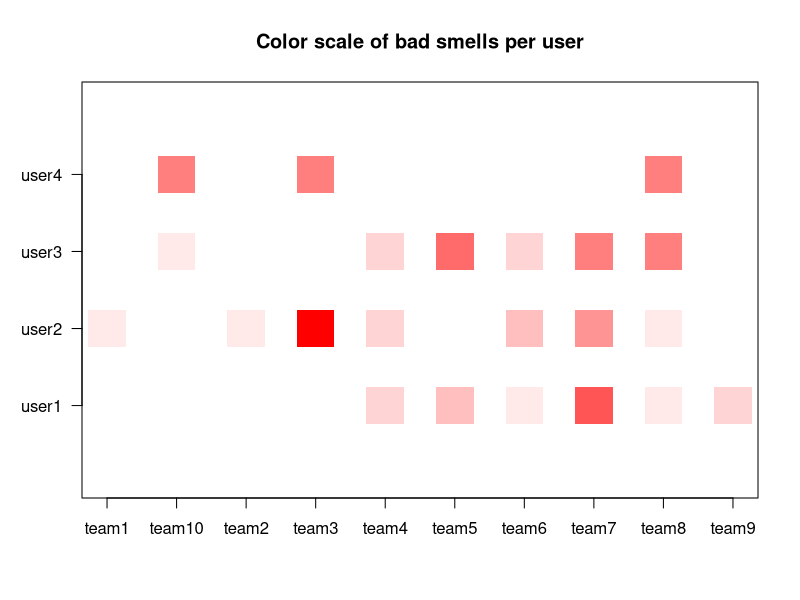

Generate this figure with R:
setwd('/Users/zubin/Documents/NCSU/Courses/CSC 510 - Software Engineering/Bad-Smells')

# bs1 - % commits
commits <- read.csv('commits.csv')
commits$created_at <- strptime(as.character(commits$created_at),format = "%Y-%m-%dT%H:%M:%SZ", tz="GMT")
commits$created_by <- as.character(commits$created_by)
x <- table(commits$created_by,commits$team)
for (i in 1:ncol(x)) {
    x[,i] <- x[,i]/sum(x[,i])
}
x[x==0.0] <- NA
x[x<0.10] <- 2
x[x<0.15] <- 1
x[x<1] <- 0

bad_smells <- x

# bs2 - 0 commits for more than x weeks

startTime <- strptime("2017-01-10 00:00:00 GMT", format = "%Y-%m-%d %H:%M:%S GMT")
endTime <- strptime("2017-05-05 00:00:00 GMT", format = "%Y-%m-%d %H:%M:%S GMT")
timeList <- c(startTime)
while(startTime<endTime) {
    startTime <- startTime + (7*24*60*60)
    timeList <- c(timeList,startTime)
}

commits$week <- NA
for (j in 1:nrow(commits)) {
commits$week[j] <- (function(x,y) {
    n <- length(y)
    return <- NA
    for (i in 1:n-1) {
        if (x>=y[i] && x<y[i+1]) {
            return <- i
        }
    }
    return
}) (commits$created_at[j],timeList) }

commits$week <- as.factor(commits$week)

for (team in unique(commits$team)) {
	for (user in unique(commits[commits$team==team,]$created_by)) {
		data <- commits[commits$team==team & commits$created_by==user,]
		if (length(unique(data$week))/length(timeList) < 0.15 ) {
			bad_smells[user,team] <- bad_smells[user,team] + 3
			
		} else if (length(unique(data$week))/length(timeList) < 0.2 ) {
			bad_smells[user,team] <- bad_smells[user,team] + 2
			
		} else if (length(unique(data$week))/length(timeList) < 0.25 ) {
			bad_smells[user,team] <- bad_smells[user,team] + 1
			
		} 
	}
}

# bs3 - Issues assigned per user (should be evenly distributed)
data = read.csv(file="issues.csv",head=TRUE,sep=",")
teams = unique(data$team)
totalUser = 0
ddf = data.frame(user=NA, team=NA)
issueAssignedList = list()
users = as.vector(c('user1','user2','user3','user4'))
usersIssueVector = vector()
for(i in 1:length(teams)){
  currTeamData = data[data[,"team"] == teams[[i]],]
  assignees = data[data[,"team"] == teams[[i]],]$assignees
  #users = unique(currTeamData$assignee)
  times = vector()
  for(k in 1:length(users)){
    if(users[k]==""||users[k]=="effat"||users[k]=="timm"){
      next
    }
    totalUser = totalUser + 1
    times[k] = 0
    for(j in 1:length(assignees)){
      if(grepl(users[k], assignees[[j]])){
        ddf = rbind(ddf, c(users[k], sprintf("team%d",i)))
      }
    }
  }
}

x <- table(ddf$user,ddf$team)
for (i in 1:ncol(x)) {
  de = 0;
  if(sum(x[,i])>de){
    de = sum(x[,i])
  }
  x[,i] <- x[,i]/de
  
}
x[x==0.0] <- NA
x[x<0.15] <- 2
x[x<0.2] <- 1
x[x<1] <- 0
x["user1","team5"] = 2

bad_smells <- bad_smells + x

# bs4 - %   of   issues   createdless than threshold
data = read.csv(file="issues.csv",head=TRUE,sep=",")
teams = unique(data$team)

ddf = data.frame(user=NA, team=NA)
issueAssignedList = list()
users = as.vector(c('user1','user2','user3','user4'))
usersIssueVector = vector()
for(i in 1:length(teams)){
  creator = data[data[,"team"] == teams[[i]],]$created_by
  #users = unique(currTeamData$assignee)
  times = vector()
  for(k in 1:length(users)){
    times[k] = 0
    for(j in 1:length(creator)){
      if(grepl(users[k], creator[[j]])){
        ddf = rbind(ddf, c(users[k], sprintf("team%d",i)))
      }
    }
  }
}
x <- table(ddf$user,ddf$team)
for (i in 1:ncol(x)) {
  de = 0;
  if(sum(x[,i])>de){
    de = sum(x[,i])
  }
  x[,i] <- x[,i]/de
  
}
x[x==0.0] <- NA
x[x<0.15] <- 2
x[x<0.2] <- 1
x[x<1] <- 0
x["user3","team8"] = 2

bad_smells <- bad_smells + x


# bs5 - %   of   issues   created greater than threshold
x <- table(ddf$user,ddf$team)
for (i in 1:ncol(x)) {
  de = 0;
  if(sum(x[,i])>de){
    de = sum(x[,i])
  }
  x[,i] <- x[,i]/de
  
}
x[x==0.0] <- NA
x[x>0.7] <- 2
x[x>0.6 & x<1] <- 1
x[x<1] <- 0
x["user3","team8"] = 0

bad_smells <- bad_smells + x

# bs6 - % of events less thanthreshold

events <- read.csv('events.csv')
typeof(events$team)
typeof(events$actor)
events$team <- as.character(events$team)
events$actor <- as.character(events$actor)
events <- events[is.element(events$actor,c("user1","user2","user3","user4")),]
events$created_at <- strptime(as.character(events$created_at),format = "%Y-%m-%dT%H:%M:%SZ", tz="GMT")

x <- table(events$actor,events$team)
for (i in 1:ncol(x)) {
    x[,i] <- x[,i]/sum(x[,i])
}

x[x==0.0] <- NA
x[x<0.10] <- 2
x[x<0.15] <- 1
x[x<1] <- 0

bad_smells <- bad_smells + x

# bs6 - 0 events for more thanx weeks

startTime <- strptime("2017-01-10 00:00:00 GMT", format = "%Y-%m-%d %H:%M:%S GMT")
endTime <- strptime("2017-05-05 00:00:00 GMT", format = "%Y-%m-%d %H:%M:%S GMT")
timeList <- c(startTime)
while(startTime<endTime) {
    startTime <- startTime + (7*24*60*60)
    timeList <- c(timeList,startTime)
}

events$week <- 
for (j in 1:nrow(events)) {
events$week[j] <- (function(x,y) {
    n <- length(y)
    return <- NA
    for (i in 1:n-1) {
        if (x>=y[i] && x<y[i+1]) {
            return <- i
        }
    }
    return
}) (events$created_at[j],timeList) }

# bs7 - 0 events for more thanx weeks

startTime <- strptime("2017-01-10 00:00:00 GMT", format = "%Y-%m-%d %H:%M:%S GMT")
endTime <- strptime("2017-05-05 00:00:00 GMT", format = "%Y-%m-%d %H:%M:%S GMT")
timeList <- c(startTime)
while(startTime<endTime) {
    startTime <- startTime + (7*24*60*60)
    timeList <- c(timeList,startTime)
}

events$week <- NA
for (j in 1:nrow(events)) {
events$week[j] <- (function(x,y) {
    n <- length(y)
    return <- NA
    for (i in 1:n-1) {
        if (x>=y[i] && x<y[i+1]) {
            return <- i
        }
    }
    return
}) (events$created_at[j],timeList) }

# list <- c()
for (team in unique(events$team)) {
	for (user in unique(events[events$team==team,]$actor)) {
		data <- events[events$team==team & events$actor==user,]
		# list <- c(list,length(unique(data$week))/length(timeList))
		if (length(unique(data$week))/length(timeList) < 0.15 ) {
			bad_smells[user,team] <- bad_smells[user,team] + 3
			
		} else if (length(unique(data$week))/length(timeList) < 0.2 ) {
			bad_smells[user,team] <- bad_smells[user,team] + 2
			
		} else if (length(unique(data$week))/length(timeList) < 0.25 ) {
			bad_smells[user,team] <- bad_smells[user,team] + 1
			
		} 
	}
}

par(las=1)
colRamp <- colorRampPalette(c("white", "red"),interpolate = c("linear"))
plot(rep(1,10),pch = 15,cex = 5,ylim=c(0,5),col=colRamp(max(bad_smells,na.rm=TRUE)+1)[bad_smells[1,]+1],xaxt='n',yaxt='n',main="Color scale of bad smells per user",xlab="",ylab="")
points(rep(2,10), pch = 15,cex = 5, col=colRamp(max(bad_smells,na.rm=TRUE)+1)[bad_smells[2,]+1],yaxt='n')
points(rep(3,10), pch = 15,cex = 5, col=colRamp(max(bad_smells,na.rm=TRUE)+1)[bad_smells[3,]+1],yaxt='n')
points(rep(4,10), pch = 15,cex = 5, col=colRamp(max(bad_smells,na.rm=TRUE)+1)[bad_smells[4,]+1],yaxt='n')
axis(2,at=1:4,labels=c('user1','user2','user3','user4'))
axis(1,at=1:10,labels=c('team1','team10','team2','team3','team4','team5','team6','team7','team8','team9'))


bad_smells['user4',is.na(bad_smells['user4',])] <- 0
sum <- bad_smells['user1',] + bad_smells['user2',] + bad_smells['user3',] + bad_smells['user4',]

# bs9 - issues not closed

issues <- read.csv(file="issues.csv",head=TRUE,sep=",")
issues$team <- as.factor(as.character(issues$team))
issues$created_at <- strptime(as.character(issues$created_at),format = "%Y-%m-%dT%H:%M:%SZ", tz="GMT")
issues$closed_at <- strptime(as.character(issues$closed_at),format = "%Y-%m-%dT%H:%M:%SZ", tz="GMT")
issues$milestone_due_on <- strptime(as.character(issues$milestone_due_on),format = "%Y-%m-%dT%H:%M:%SZ", tz="GMT")
issues$span <- issues$closed_at - issues$created_at
issues$assignee <- as.character(issues$assignee)

x <- table(issues[is.na(issues$closed_at),]$team)
x[x>3] <- -1 
x[x>0] <- 1 
x[x==-1] <- 2 

sum <- sum + x

# bs8 - numberofissueclosed after milestonedeadline
issues <- issues[is.na(issues$closed_at)==FALSE,]
issues <- issues[issues$closed_at > issues$milestone_due_on,]
x <- table(issues$team)
x[x>10] <- -2 
x[x>5] <- -1
x[x>0] <- 1
x[x==-1] <- 2
x[x==-2] <- 3

sum <- sum + x
